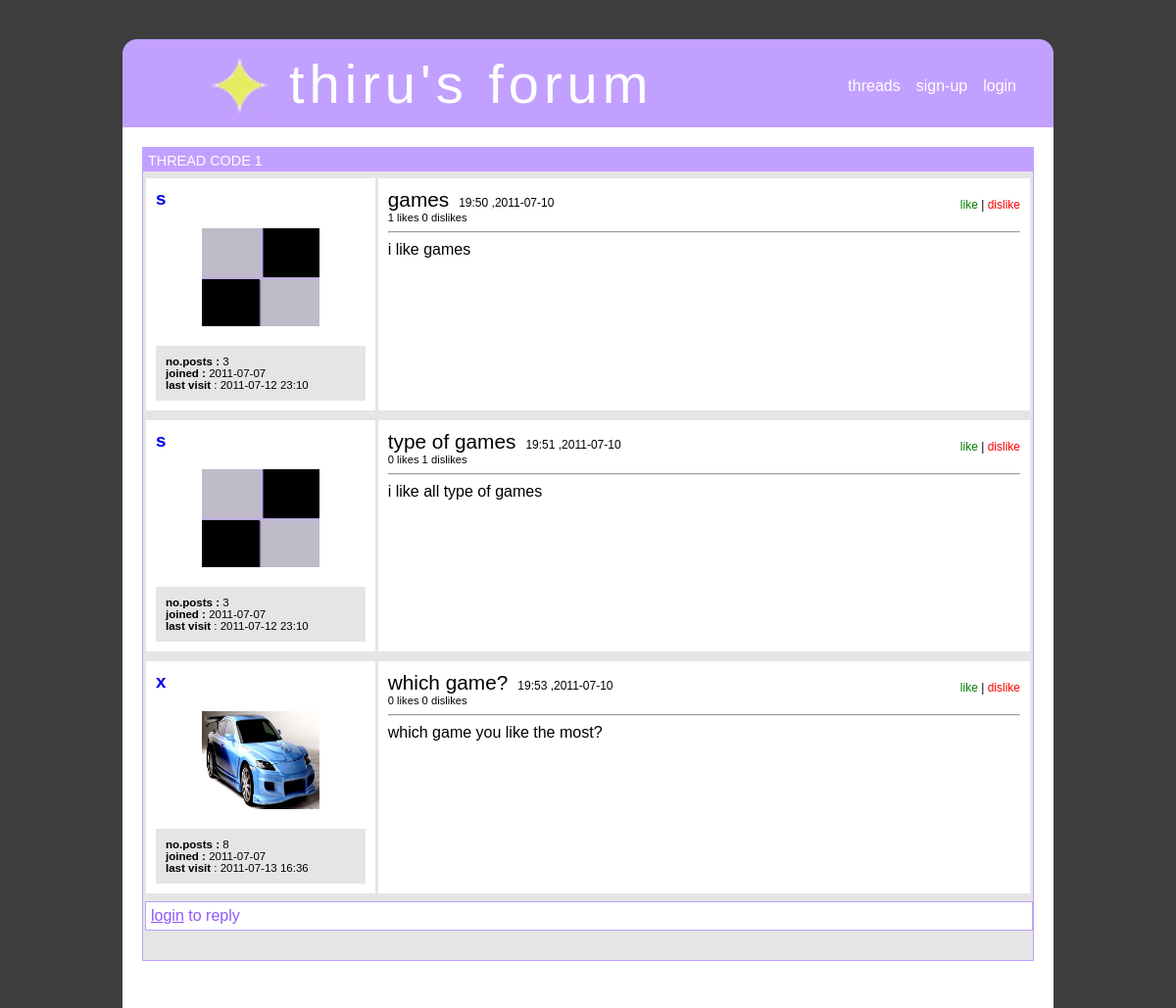
The page /rex.php?xs=1 on the database its author committed.
### tables this page shows
CREATE TABLE IF NOT EXISTS `postx` (
  `post_id` int(11) NOT NULL,
  `parent_id` int(11) NOT NULL,
  `username` text NOT NULL,
  `title` text NOT NULL,
  `content` text NOT NULL,
  `time` time NOT NULL,
  `date` date NOT NULL,
  `likes` int(11) NOT NULL,
  `dislikes` int(11) NOT NULL
);

CREATE TABLE IF NOT EXISTS `userx` (
  `username` text NOT NULL,
  `gender` varchar(20) NOT NULL,
  `name` text NOT NULL,
  `birthday` date NOT NULL,
  `occupation` text NOT NULL,
  `interest` text NOT NULL,
  `location` text NOT NULL,
  `email` text NOT NULL,
  `picture` text NOT NULL,
  `joindate` date NOT NULL,
  `last` timestamp NOT NULL DEFAULT CURRENT_TIMESTAMP ON UPDATE CURRENT_TIMESTAMP
);

### rex.php (the view, shortened to what this page needs)
<html>
      <head>
            <link href="styx.css" rel="stylesheet" type="text/css">
<?php
$xparent=$_GET["xs"];
?>
     </head>
      <body>
         <div id="cz" style=" margin-top:40px;text-align:left;">
             <div id="header">
                 <div>
                 <img src="leftcurve.jpeg" style="float:left;">
                 <img src="rightcurve.jpeg" style="float:right;">
                 </div>
                  <br>
                           <div style="margin-left:90px;">
                               <img src="sign.jpeg">
                               <div id="h">thiru's forum</div>
                           </div>
                         <div id="linkx">
                         <ul>
                            <li><a href="index.php">threads</a> </li>
                            <li><a href='signup.php'> sign-up </a></li>
                       <?php        if(!isset($_SESSION["usrx"]))
                          {
                         echo  " <li><a href='xlogin.php'> login </a></li>
                                  ";   }
                         else
                           {
                          echo  "<li><a href='logout.php'> logout </a></li>";
                          echo "<li><a href='prox.php?xf=".$_SESSION["usrx"]."'>".$_SESSION["usrx"]."</a></li>";
                                      }
                         ?>
                        </ul>
                        </div>
                </div>
        <div id="cont" style="padding:20px;margin-bottom:200px;">
                <div id="r13" >
            <div id="h3" >
                  <div class="lt"> <?php echo "THREAD CODE ".$xparent  ?></div>
                </div>
                <div id="inx2"><div id="inz">
         <?php
              $conz=mysql_connect("localhost","root","") or die(mysql_error());
              $sq7="SELECT * FROM postx WHERE parent_id='{$xparent}' ORDER BY post_id;";
              $re7=mysql_query($sq7,$conz);
              while($row=mysql_fetch_array($re7))
               {
               $ed=$row['username'];
              $sq31="SELECT joindate,last,picture FROM userx WHERE username='{$ed}';";
              $count31=mysql_query($sq31,$conz) or die(mysql_error());
              $count39=mysql_fetch_array($count31);
              $sq32="SELECT count(*) AS pox FROM postx WHERE username='{$ed}';";
              $count32=mysql_query($sq32,$conz) or die(mysql_error());
              $count40=mysql_fetch_array($count32);
              echo "
                    <div id='ipost'>
 <table id='tablex2'>              <tr>
                            <td  valign='top'>
                               <h3> <a href='prox.php?xf=".$row['username']."'>".$row['username']."</a></h3>
                           <div id='picx' style='text-align:center;'>  <img src='".$count39["picture"]."' height='100' width='120'>  </div>
                          <div class='sd2'>
                        <strong>no.posts : </strong>".$count40["pox"]."<br>
                        <strong>joined : </strong>".$count39["joindate"]."<br>
                        <strong>last visit </strong>: ";
                 if(isset($_SESSION["usrx"]))
                   {
                  if($_SESSION["usrx"]==$row["username"])
                     echo substr($_SESSION["lastd"],0,-3);
                  else
                     echo  substr($count39["last"],0,-3);
                }
            else
          { echo  substr($count39["last"],0,-3);}
                   echo"   </div>      </td>
                                <td valign='top' width='74%'>
                                <span class='ix'>".$row['title']."</span><span class='iy'>".substr($row['time'],0,5)." ,".$row['date']." </span>
                           <div class='iz'>
                             <span onclick='zpost(".$row["post_id"].",100)' style='color:green;'>
                                     like</span> | <span onclick='zpost(".$row["post_id"].",500)' style='color:red;'>
                                     dislike</span>
                           </div>
                                    <br>
                                  <div id='za".$row["post_id"]."' class='zax'>".$row["likes"]." likes ".$row["dislikes"]." dislikes</div>
                                     <hr>
                                     ".$row['content']."
                                </td> </tr>
 </table>             </div>
               ";
                 } echo "</div>";
                   if(isset($_SESSION["usrx"]))
                   {
                     echo "  <div id='threadx' style='margin-right:2px;margin-bottom:2px;' >
                         <div id='h3' >
                               <div class='lt'> REPLY</div>
                          </div>
                    <div id='cthreadx'>
                                  <form >
                             <table>
                                <tr><td align='right'>Title :</td><td><input style='border: 1px inset;' type='text' id='tix' name='titlex'></td><td id='lok1' class='yut'></td></tr>
                                <tr><td valign='top' align='right'>Content :</td><td><textarea style='border: 1px inset;' id='cox' name='contentx' rows='4' cols='80'></textarea></td><td id='lok2' class='yut'></td></tr>
                                 <tr><td colspan='2' align='right'><input type='button' value='submit' onclick='ithread2();'></td></tr>
                            </table>
                                  </form>
                     </div>
                             </div>";
                   }
                  else
                      echo "<div id='ct1' ><a href='xlogin.php'>login</a> to reply</div>";
  ?>
                </div>
                </div>
         </div>
          </div>
     </body>
</html>

### styx.css (style rules this page uses)
body { margin:0; font-family:verdana,sans-serif; background-color:#3d3d3d; text-align:center; }
#cz { width:950px; background-color:#FFFFFF; display:table; margin:0 auto; }
#header { background-color:#c2a0ff; height:90px; color:#ffffff; }
#cont { background-color:#ffffff; }
#h { margin-top:-65px; margin-left:80px; font-family:ubuntu,verdana,sans-serif; letter-spacing:5px; font-size:3.5em; }
#linkx { float:right; margin-top:-63px; margin-right:30px; }
#linkx li { list-style-type:none; float:left; padding:8px; }
#linkx a { text-decoration:none; color:#ffffff; font-size:16px; }
#h3 { background-color:#c2a0ff; height:24px; }
.lt { color:#ffffff; padding:5px; font-size:90%; }
#tablex2 { width:908px; border-collapse:separate; border-spacing:3px; }
#tablex2 td { background-color:#ffffff; padding:10px; }
#ct1 { color:#9057f9; padding:5px; border:1px solid #c2a0ff; margin-top:5px; margin-left:2px; background-color:#ffffff; margin-bottom:30px; }
#r13 { border:1px solid #c2a0ff; background-color:#e5e5e5; }
#inx2 { background-color:#e5e5e5; }
.ix { font-size:130%; padding-right:10px; }
.iy { padding-top:10px; font-size:75%; }
#ct1 a { color:#9057f9; }
.sd2 { font-size:72%; background-color:#e5e5e5; padding:10px; margin-top:20px; }
#ipost { margin-top:4px; width:907px; }
#ipost a { text-decoration:none; }
.iz { padding-top:10px; float:right; font-size:75%; }
.zax { font-size:70%; }
.iz span { text-decoration:none; cursor:pointer; }
#picx { margin-bottom:20px; }

### rows shown on the page
postx: username "s", userx.picture (picture), pox "3", userx.joindate "2011-07-07", userx.last "2011-07-12 23:10", title "games", time "19:50", date "2011-07-10", likes "1", dislikes "0", content "i like games"
postx: username "s", userx.picture (picture), pox "3", userx.joindate "2011-07-07", userx.last "2011-07-12 23:10", title "type of games", time "19:51", date "2011-07-10", likes "0", dislikes "1", content "i like all type of games"
postx: username "x", userx.picture (picture), pox "8", userx.joindate "2011-07-07", userx.last "2011-07-13 16:36", title "which game?", time "19:53", date "2011-07-10", likes "0", dislikes "0", content "which game you like the most?"

### other values the page prints
$xparent "1"
